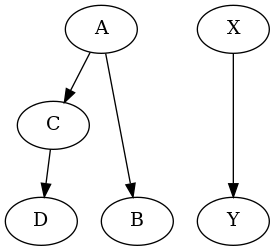

Here is the Python script that generated this plot:
"""Nodes on same rank"""

import graphviz

def example_rank_same():
    d = graphviz.Digraph(format='png')

    with d.subgraph() as s:
        s.attr(rank='same')
        s.node('A')
        s.node('X')

    d.node('C')

    with d.subgraph() as s:
        s.attr(rank='same')
        s.node('B')
        s.node('D')
        s.node('Y')

    d.edges(['AB', 'AC', 'CD', 'XY'])
    return d

if __name__ == "__main__":
    g = example_rank_same()
    g.view()
